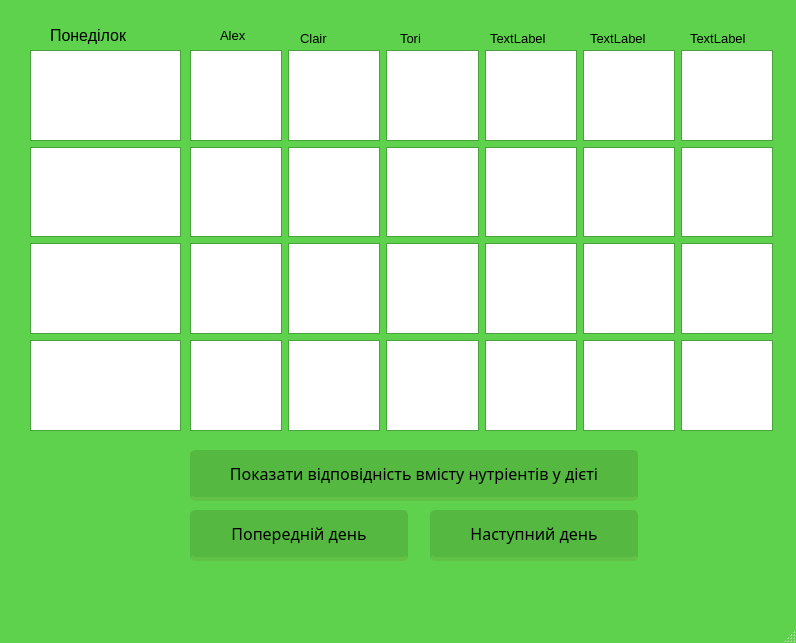
<?xml version="1.0" encoding="UTF-8"?>
<ui version="4.0">
 <class>MainWindow</class>
 <widget class="QMainWindow" name="MainWindow">
  <property name="geometry">
   <rect>
    <x>0</x>
    <y>0</y>
    <width>796</width>
    <height>643</height>
   </rect>
  </property>
  <property name="palette">
   <palette>
    <active>
     <colorrole role="Button">
      <brush brushstyle="SolidPattern">
       <color alpha="255">
        <red>0</red>
        <green>255</green>
        <blue>0</blue>
       </color>
      </brush>
     </colorrole>
     <colorrole role="Base">
      <brush brushstyle="SolidPattern">
       <color alpha="255">
        <red>255</red>
        <green>255</green>
        <blue>255</blue>
       </color>
      </brush>
     </colorrole>
     <colorrole role="Window">
      <brush brushstyle="SolidPattern">
       <color alpha="255">
        <red>94</red>
        <green>210</green>
        <blue>76</blue>
       </color>
      </brush>
     </colorrole>
    </active>
    <inactive>
     <colorrole role="Button">
      <brush brushstyle="SolidPattern">
       <color alpha="255">
        <red>0</red>
        <green>255</green>
        <blue>0</blue>
       </color>
      </brush>
     </colorrole>
     <colorrole role="Base">
      <brush brushstyle="SolidPattern">
       <color alpha="255">
        <red>255</red>
        <green>255</green>
        <blue>255</blue>
       </color>
      </brush>
     </colorrole>
     <colorrole role="Window">
      <brush brushstyle="SolidPattern">
       <color alpha="255">
        <red>94</red>
        <green>210</green>
        <blue>76</blue>
       </color>
      </brush>
     </colorrole>
    </inactive>
    <disabled>
     <colorrole role="Button">
      <brush brushstyle="SolidPattern">
       <color alpha="255">
        <red>0</red>
        <green>255</green>
        <blue>0</blue>
       </color>
      </brush>
     </colorrole>
     <colorrole role="Base">
      <brush brushstyle="SolidPattern">
       <color alpha="255">
        <red>94</red>
        <green>210</green>
        <blue>76</blue>
       </color>
      </brush>
     </colorrole>
     <colorrole role="Window">
      <brush brushstyle="SolidPattern">
       <color alpha="255">
        <red>94</red>
        <green>210</green>
        <blue>76</blue>
       </color>
      </brush>
     </colorrole>
    </disabled>
   </palette>
  </property>
  <property name="windowTitle">
   <string>MainWindow</string>
  </property>
  <widget class="QWidget" name="centralwidget">
   <widget class="QLabel" name="name1">
    <property name="geometry">
     <rect>
      <x>220</x>
      <y>20</y>
      <width>131</width>
      <height>31</height>
     </rect>
    </property>
    <property name="font">
     <font>
      <pointsize>10</pointsize>
     </font>
    </property>
    <property name="text">
     <string>Alex</string>
    </property>
   </widget>
   <widget class="QLabel" name="name2">
    <property name="geometry">
     <rect>
      <x>300</x>
      <y>30</y>
      <width>55</width>
      <height>16</height>
     </rect>
    </property>
    <property name="font">
     <font>
      <pointsize>10</pointsize>
     </font>
    </property>
    <property name="text">
     <string>Clair</string>
    </property>
   </widget>
   <widget class="QLabel" name="name3">
    <property name="geometry">
     <rect>
      <x>400</x>
      <y>30</y>
      <width>55</width>
      <height>16</height>
     </rect>
    </property>
    <property name="font">
     <font>
      <pointsize>10</pointsize>
     </font>
    </property>
    <property name="text">
     <string>Tori</string>
    </property>
   </widget>
   <widget class="QWidget" name="horizontalLayoutWidget">
    <property name="geometry">
     <rect>
      <x>190</x>
      <y>50</y>
      <width>583</width>
      <height>381</height>
     </rect>
    </property>
    <layout class="QHBoxLayout" name="horizontalLayout">
     <item>
      <layout class="QVBoxLayout" name="verticalLayout_2">
       <item>
        <widget class="QListView" name="listView_2"/>
       </item>
       <item>
        <widget class="QListView" name="listView_5"/>
       </item>
       <item>
        <widget class="QListView" name="listView_6"/>
       </item>
       <item>
        <widget class="QListView" name="listView_4"/>
       </item>
      </layout>
     </item>
     <item>
      <layout class="QVBoxLayout" name="verticalLayout_5">
       <item>
        <widget class="QListView" name="listView_14"/>
       </item>
       <item>
        <widget class="QListView" name="listView_15"/>
       </item>
       <item>
        <widget class="QListView" name="listView_16"/>
       </item>
       <item>
        <widget class="QListView" name="listView_17"/>
       </item>
      </layout>
     </item>
     <item>
      <layout class="QVBoxLayout" name="verticalLayout_6">
       <item>
        <widget class="QListView" name="listView_18"/>
       </item>
       <item>
        <widget class="QListView" name="listView_19"/>
       </item>
       <item>
        <widget class="QListView" name="listView_20"/>
       </item>
       <item>
        <widget class="QListView" name="listView_21"/>
       </item>
      </layout>
     </item>
     <item>
      <layout class="QVBoxLayout" name="verticalLayout_7">
       <item>
        <widget class="QListView" name="listView_22"/>
       </item>
       <item>
        <widget class="QListView" name="listView_23"/>
       </item>
       <item>
        <widget class="QListView" name="listView_24"/>
       </item>
       <item>
        <widget class="QListView" name="listView_25"/>
       </item>
      </layout>
     </item>
     <item>
      <layout class="QVBoxLayout" name="verticalLayout_8">
       <item>
        <widget class="QListView" name="listView_26"/>
       </item>
       <item>
        <widget class="QListView" name="listView_27"/>
       </item>
       <item>
        <widget class="QListView" name="listView_28"/>
       </item>
       <item>
        <widget class="QListView" name="listView_29"/>
       </item>
      </layout>
     </item>
     <item>
      <layout class="QVBoxLayout" name="verticalLayout_4">
       <item>
        <widget class="QListView" name="listView_10"/>
       </item>
       <item>
        <widget class="QListView" name="listView_11"/>
       </item>
       <item>
        <widget class="QListView" name="listView_12"/>
       </item>
       <item>
        <widget class="QListView" name="listView_13"/>
       </item>
      </layout>
     </item>
    </layout>
   </widget>
   <widget class="QLabel" name="day">
    <property name="geometry">
     <rect>
      <x>50</x>
      <y>20</y>
      <width>121</width>
      <height>31</height>
     </rect>
    </property>
    <property name="font">
     <font>
      <pointsize>12</pointsize>
     </font>
    </property>
    <property name="text">
     <string>Понеділок</string>
    </property>
   </widget>
   <widget class="QPushButton" name="show">
    <property name="geometry">
     <rect>
      <x>190</x>
      <y>450</y>
      <width>451</width>
      <height>51</height>
     </rect>
    </property>
    <property name="font">
     <font>
      <family>Roboto Slab</family>
      <pointsize>12</pointsize>
     </font>
    </property>
    <property name="styleSheet">
     <string notr="true">float:right;
margin-right: 3%;
margin top: 5px;
border-radius:5px;
-moz-border-radius:5px;
webkit-border-radius:5px;
padding:5px 9px;
font-size: 1.2em;
background-color:rgba(85, 184, 65,1);
text-shadow: #454545 0 0 2px;
border-bottom: 4px solid rgba(98, 193, 71, 1);
color:black;
font-family: 'Roboto Slab', senif;</string>
    </property>
    <property name="text">
     <string>Показати відповідність вмісту нутріентів у дієті</string>
    </property>
   </widget>
   <widget class="QPushButton" name="next">
    <property name="geometry">
     <rect>
      <x>430</x>
      <y>510</y>
      <width>211</width>
      <height>51</height>
     </rect>
    </property>
    <property name="font">
     <font>
      <family>Roboto Slab</family>
      <pointsize>12</pointsize>
     </font>
    </property>
    <property name="styleSheet">
     <string notr="true">float:right;
margin-right: 3%;
margin top: 5px;
border-radius:5px;
-moz-border-radius:5px;
webkit-border-radius:5px;
padding:5px 9px;
font-size: 1.2em;
background-color:rgba(85, 184, 65,1);
text-shadow: #454545 0 0 2px;
border-bottom: 4px solid rgba(98, 193, 71, 1);
color:black;
font-family: 'Roboto Slab', senif;</string>
    </property>
    <property name="text">
     <string>Наступний день</string>
    </property>
   </widget>
   <widget class="QPushButton" name="prev">
    <property name="geometry">
     <rect>
      <x>190</x>
      <y>510</y>
      <width>221</width>
      <height>51</height>
     </rect>
    </property>
    <property name="font">
     <font>
      <family>Roboto Slab</family>
      <pointsize>12</pointsize>
     </font>
    </property>
    <property name="styleSheet">
     <string notr="true">float:right;
margin-right: 3%;
margin top: 5px;
border-radius:5px;
-moz-border-radius:5px;
webkit-border-radius:5px;
padding:5px 9px;
font-size: 1.2em;
background-color:rgba(85, 184, 65,1);
text-shadow: #454545 0 0 2px;
border-bottom: 4px solid rgba(98, 193, 71, 1);
color:black;
font-family: 'Roboto Slab', senif;
</string>
    </property>
    <property name="text">
     <string>Попередній день</string>
    </property>
   </widget>
   <widget class="QWidget" name="layoutWidget">
    <property name="geometry">
     <rect>
      <x>30</x>
      <y>50</y>
      <width>151</width>
      <height>381</height>
     </rect>
    </property>
    <layout class="QVBoxLayout" name="verticalLayout_3">
     <item>
      <widget class="QListView" name="listView_3"/>
     </item>
     <item>
      <widget class="QListView" name="listView_7"/>
     </item>
     <item>
      <widget class="QListView" name="listView_8"/>
     </item>
     <item>
      <widget class="QListView" name="listView_9"/>
     </item>
    </layout>
   </widget>
   <widget class="QLabel" name="name4">
    <property name="geometry">
     <rect>
      <x>490</x>
      <y>30</y>
      <width>55</width>
      <height>16</height>
     </rect>
    </property>
    <property name="font">
     <font>
      <pointsize>10</pointsize>
     </font>
    </property>
    <property name="text">
     <string>TextLabel</string>
    </property>
   </widget>
   <widget class="QLabel" name="name5">
    <property name="geometry">
     <rect>
      <x>590</x>
      <y>30</y>
      <width>55</width>
      <height>16</height>
     </rect>
    </property>
    <property name="font">
     <font>
      <pointsize>10</pointsize>
     </font>
    </property>
    <property name="text">
     <string>TextLabel</string>
    </property>
   </widget>
   <widget class="QLabel" name="name6">
    <property name="geometry">
     <rect>
      <x>690</x>
      <y>30</y>
      <width>55</width>
      <height>16</height>
     </rect>
    </property>
    <property name="font">
     <font>
      <pointsize>10</pointsize>
     </font>
    </property>
    <property name="text">
     <string>TextLabel</string>
    </property>
   </widget>
  </widget>
  <widget class="QMenuBar" name="menubar">
   <property name="geometry">
    <rect>
     <x>0</x>
     <y>0</y>
     <width>796</width>
     <height>26</height>
    </rect>
   </property>
  </widget>
  <widget class="QStatusBar" name="statusbar"/>
 </widget>
 <resources/>
 <connections/>
</ui>
